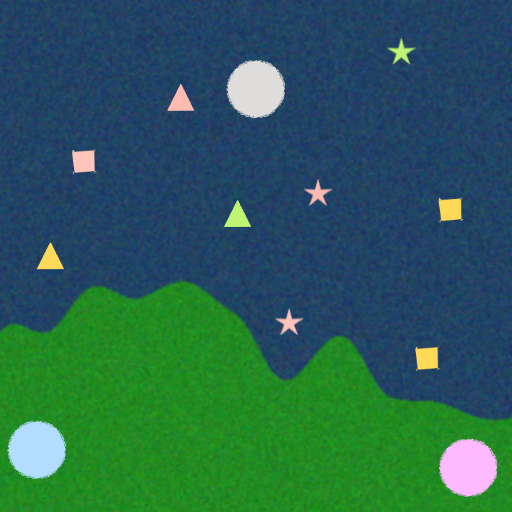
#> input picture task_images/8.png, 512 x 512 px
$ python -i main.py   (imports and definitions only)
#> lines starting #> are read from the running program, lines starting #| are printed output that depends on the picture; after the words box and inside, x2 and y2 are one past the last pixel; in counts of white or black regions, pixels touching at a corner belong together; long printed decimals are rounded
import cv2
import numpy as np
import math
import os
# [1 line not run here, left out]

def stackImages(scale,imgArray):
    """
    Helper function to stack images horizontally and vertically for debugging.
    Allows viewing the Original, Mask, and Canny output in one window.
    """
    rows = len(imgArray)
    cols = len(imgArray[0])
    rowsAvailable = isinstance(imgArray[0], list)
    width = imgArray[0][0].shape[1]
    height = imgArray[0][0].shape[0]
    if rowsAvailable:
        for x in range ( 0, rows):
            for y in range(0, cols):
                if imgArray[x][y].shape[:2] == imgArray[0][0].shape [:2]:
                    imgArray[x][y] = cv2.resize(imgArray[x][y], (0, 0), None, scale, scale)
                else:
                    imgArray[x][y] = cv2.resize(imgArray[x][y], (imgArray[0][0].shape[1], imgArray[0][0].shape[0]), None, scale, scale)
                if len(imgArray[x][y].shape) == 2: imgArray[x][y]= cv2.cvtColor( imgArray[x][y], cv2.COLOR_GRAY2BGR)
        imageBlank = np.zeros((height, width, 3), np.uint8)
        hor = [imageBlank]*rows
        hor_con = [imageBlank]*rows
        for x in range(0, rows):
            hor[x] = np.hstack(imgArray[x])
        ver = np.vstack(hor)
    else:
        for x in range(0, rows):
            if imgArray[x].shape[:2] == imgArray[0].shape[:2]:
                imgArray[x] = cv2.resize(imgArray[x], (0, 0), None, scale, scale)
            else:
                imgArray[x] = cv2.resize(imgArray[x], (imgArray[0].shape[1], imgArray[0].shape[0]), None,scale, scale)
            if len(imgArray[x].shape) == 2: imgArray[x] = cv2.cvtColor(imgArray[x], cv2.COLOR_GRAY2BGR)
        hor= np.hstack(imgArray)
        ver = hor
    return ver

def get_color_info(h, s, v):
    """
    Classifies the color of a shape based on HSV values and assigns a Priority Score.

    Args:
        h, s, v: Hue, Saturation, Value of the pixel.
    Returns:
        tuple: (ColorName, Score)
        - Red (Severe): Score 3
        - Yellow (Mild): Score 2
        - Green (Safe): Score 1
        - Camps (Pink/Blue/Grey): Score 0
    """

    #  Grey Camp Check
    if s < 40: return "Grey", 0


    # RED (Severe)
    if (h < 10 or h > 165):
        return "Red", 3 # Severe Status

    elif ( h > 125 ):
        return "Pink", 0  # Pink Camp

    # YELLOW (Mild)
    elif 20 < h < 35: return "Yellow", 2

    # GREEN (Safe)
    elif 35 < h < 85: return "Green", 1

    # BLUE (Camp)
    elif 90 < h < 115: return "Blue", 0

    return "Unknown", 0


#Function created for segmentation of land and sea by adding overlays on both the terrain
def segment_terrain(image_path):
    """
        Main pipeline to process the UAV image.
        Steps:
        1. Segment Land vs Ocean using HSV Masks.
        2. Detect Geometric Shapes (Survivors/Camps).
        3. Calculate Priority based on Shape and Color.
        4. Calculate Euclidean Distance between Survivors and Camps.
    """
#> called with image_path = 'task_images/8.png'

    img = cv2.imread(image_path)
#> img is the input picture: shape (512, 512, 3); mean B, G, R 84.6, 94.7, 41.2
    if img is None:
        print("Error: Could not load image. Check the path.")
        return

    hsv_img = cv2.cvtColor(img, cv2.COLOR_BGR2HSV)
#> hsv_img: shape (512, 512, 3); mean H, S, V 89.7, 174.5, 118

    #Min and max HSV values tuned for creating sea mask - made a hsv_Detector file for getting these values
    lower_blue = np.array([77, 124, 0])
    upper_blue = np.array([179, 255, 255])

    # Min and max HSV values tuned for creating Land mask - made a hsv_Detector file for getting these values
    lower_land = np.array([0, 0, 0])
    upper_land = np.array([71, 255, 169])

    #MASKS CREATED ACC TO OUR TUNED HSV VALUES FOR LAND AND SEA
    mask_ocean = cv2.inRange(hsv_img, lower_blue, upper_blue)
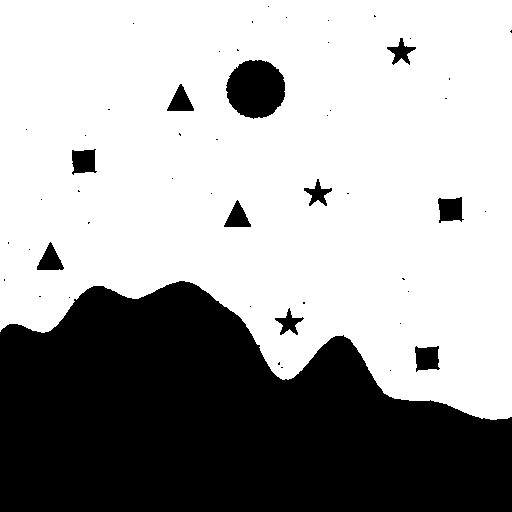
#> mask_ocean: shape (512, 512); 64.8% white; 51 black regions (40 under 20 px), largest, box (x1, y1, x2, y2) and area: (0, 281, 512, 512) 85839, (226, 60, 285, 119) 2696, (438, 197, 464, 223) 511
    mask_land = cv2.inRange(hsv_img, lower_land, upper_land)
#> mask_land: shape (512, 512); 30.7% white; 73 white regions (72 under 20 px), largest, box (x1, y1, x2, y2) and area: (0, 281, 512, 512) 80425

    #cleaning up the noise in the created mask so that unnessesary dots can be erased out

    kernel = np.ones((5, 5), np.uint8)

    #Smaller kernel for smaller black dots
    kernel2 = np.ones((2, 2), np.uint8)
    mask_ocean = cv2.morphologyEx(mask_ocean, cv2.MORPH_OPEN, kernel)
#> mask_ocean: shape (512, 512); 64.8% white; 51 black regions (40 under 20 px), largest, box (x1, y1, x2, y2) and area: (0, 281, 512, 512) 85857, (226, 60, 285, 119) 2710, (415, 346, 440, 372) 514
    mask_ocean = cv2.morphologyEx(mask_ocean, cv2.MORPH_CLOSE, kernel2)
#> mask_ocean: shape (512, 512); 65% white; 13 black regions (2 under 20 px), largest, box (x1, y1, x2, y2) and area: (0, 282, 512, 512) 85431, (227, 61, 286, 119) 2709, (416, 347, 440, 372) 511
    mask_land = cv2.morphologyEx(mask_land, cv2.MORPH_OPEN, kernel)
#> mask_land: shape (512, 512); 30.7% white; 1 white region, box (x1, y1, x2, y2) and area: (0, 282, 512, 512) 80360

    output_img = img.copy()
    #overlays
    output_img[mask_ocean > 0] = [255, 0, 0]  # Pure Blue overlay
    output_img[mask_land > 0] = [0, 255, 255]  # Yellow overlay

    #creating a small shade of orinigal image on the mask
    alpha = 0.6  # Transparency factor
    final_output = cv2.addWeighted(output_img, alpha, img, 1 - alpha, 0)

    imgStack = stackImages(0.5 , ([img , final_output], [mask_ocean , mask_land]))
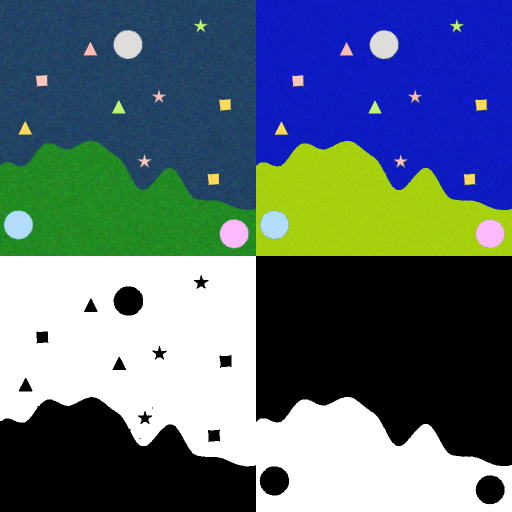
#> imgStack: shape (512, 512, 3); mean B, G, R 116.8, 107.2, 88.6

    cv2.imshow("Segmentation", imgStack)

    # Lists to store detected objects for distance calculation later
    camps = []
    casualties = []


    def getContours(img):

        """
        Extracts contours, classifies shapes, detects colors, and populates lists.
        """

        contours, hierarchy = cv2.findContours(img, cv2.RETR_EXTERNAL, cv2.CHAIN_APPROX_NONE)
        casualty_id_counter = 1

        for cnt in contours:
            area = cv2.contourArea(cnt)
            #print(area)

            # # Area Filter: Ignore tiny noise (<100) and huge terrain boundaries
            if 100 < area < 1550:
                cv2.drawContours(imgContour, cnt, -1, (255, 0, 0), 3)

                peri = cv2.arcLength(cnt, True)

                # Shape Approximation
                # peri is the perimeter. epsilon is the accuracy parameter.
                # Higher epsilon (0.05) ignores jagged pixel edges (noise).
                epsilon = 0.05 * peri
                approx = cv2.approxPolyDP(cnt, epsilon, True)
                #print(len(approx))

                objCor = len(approx)

                x, y, w, h = cv2.boundingRect(approx)

                objectType = "None"
                shape_score = 0

                # shape detection
                if objCor == 3:
                    objectType = "Triangle"
                    shape_score = 2

                elif objCor == 4:
                    objectType = "Square"
                    shape_score = 1

                #Use of Solidarity for detemining star and circles as edges detected for them were no constant and accurate
                elif objCor > 4:
                    # Calculate Solidity
                    hull = cv2.convexHull(cnt)
                    hull_area = cv2.contourArea(hull)

                    # Prevent division by zero
                    if hull_area == 0:
                        solidity = 0
                    else:
                        solidity = float(area) / hull_area

                    # A Circle is "fat" (High Solidity). A Star is "spiky" (Low Solidity).
                    if solidity > 0.90:
                        objectType = "Circle"
                    else:
                        objectType = "Star"
                        shape_score = 3


                #cv2.rectangle(imgContour, (x, y), (x + w, y + h), (0, 255, 0), 2)
                #cv2.putText(imgContour, objectType,(x + (w // 2) - 10, y + (h // 2) - 10), cv2.FONT_HERSHEY_COMPLEX, 0.7,
                            #(0, 0, 0), 2)

            elif 1550 < area < 10000:
                """
                Same code but for detection of circles as there size is bigger
                """

                cv2.drawContours(imgContour, cnt, -1, (255, 0, 0), 3)


                peri = cv2.arcLength(cnt, True)
                epsilon = 0.05 * peri
                approx = cv2.approxPolyDP(cnt, epsilon, True)
                #print(len(approx))

                objCor = len(approx)

                x, y, w, h = cv2.boundingRect(approx)

                objectType = "None"
                shape_score = 0

                hull = cv2.convexHull(cnt)
                hull_area = cv2.contourArea(hull)

                # Prevent division by zero
                if hull_area == 0:
                    solidity = 0
                else:
                    solidity = float(area) / hull_area

                # A Circle is "fat" (High Solidity). A Star is "spiky" (Low Solidity).
                if solidity > 0.90:
                    objectType = "Circle"
                else:
                    objectType = "Star"
                    shape_score = 3

            if objectType != "None":
                cX = x + w // 2
                cY = y + h // 2

                # We pick the pixel at the exact center
                pixel = hsv_img[cY, cX]
                hue, sat, val = pixel[0], pixel[1], pixel[2]

                # Getting Status from our get_color_info function
                color_name, color_score = get_color_info(hue, sat, val)

                if objectType == "Circle":
                    # Store it in the camps list
                    camps.append({
                        'color': color_name,  # Pink, Blue, or Grey
                        'center': (cX, cY)
                    })
                    # Draw Camp Label
                    cv2.putText(imgContour, f"{color_name} Camp", (x, y - 5), cv2.FONT_HERSHEY_COMPLEX, 0.5, (0, 0, 0),
                                1)

                    # IF IT IS A CASUALTY (Person)
                else:
                    priority = shape_score * color_score
                    # Store it in the casualties list
                    casualties.append({
                        'id': casualty_id_counter,
                        'type': objectType,
                        'status': color_name,
                        'priority': priority,
                        'center': (cX, cY),
                        'box': (x, y, w, h),  # Store box for drawing later
                        'distances': {}  # Empty dictionary to store distances later
                    })
                    casualty_id_counter += 1

                    # Label: "Star Red"
                    label = f"{objectType} {color_name}"
                    cv2.putText(imgContour, label, (x, y - 5),
                                cv2.FONT_HERSHEY_COMPLEX, 0.5, (0, 0, 0), 1)

            # Draw and Label
            cv2.rectangle(imgContour, (x, y), (x + w, y + h), (0, 255, 0), 2)
            total_priority = shape_score * color_score


            # Label: "P:9" (Only for casualties)
            if total_priority > 0:
                p_label = f"P:{total_priority}"
                cv2.putText(imgContour, p_label, (x, y + h + 15),
                            cv2.FONT_HERSHEY_COMPLEX, 0.6, (0, 0, 255), 2)


    imgContour = final_output.copy()
    shapeImg = final_output.copy()

    imgGray = cv2.cvtColor(img, cv2.COLOR_BGR2GRAY)
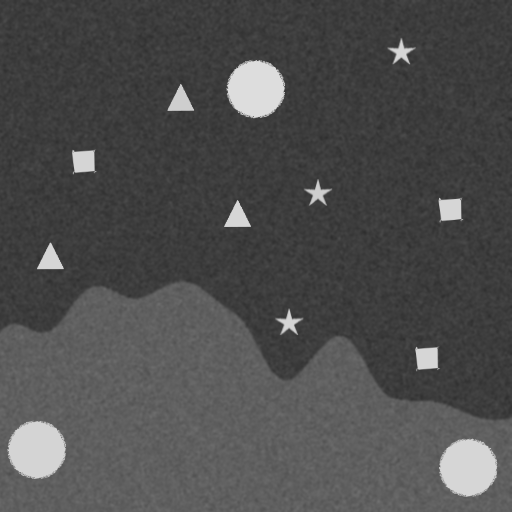
#> imgGray: shape (512, 512); min 45, max 221, mean 77.5
    #imgBlur = cv2.GaussianBlur(imgGray, (7, 7), 1)
    blurred = cv2.bilateralFilter(imgGray, 9, 75, 75)
    imgCanny = cv2.Canny(blurred,50, 100)
#> imgCanny: shape (512, 512); 0.56% white in thin lines or dots, all inside (x1, y1, x2, y2) = (8, 39, 497, 497)
    kernel = np.ones((3, 3), np.uint8)
    imgDial = cv2.dilate(imgCanny, kernel, iterations=1)
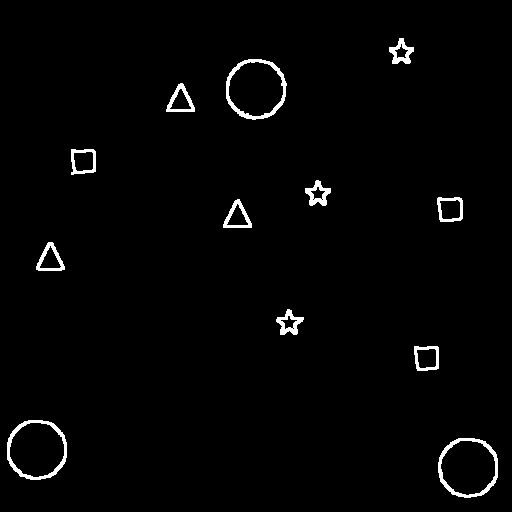
#> imgDial: shape (512, 512); 1.8% white; 12 white regions
    getContours(imgDial)
#> in getContours, `contours, hierarchy = cv2.findContours(img, cv2.RETR_EXTERNAL, cv2.CHA..`: contours = 12 contours; largest, box (x1, y1, x2, y2) and area: (226, 59, 287, 120) 2867, (7, 420, 67, 480) 2848, (438, 438, 498, 498) 2842, (437, 197, 463, 222) 546, (71, 149, 96, 175) 543
#> the loop in getContours, `for cnt in contours:` made 12 passes
#> (area, peri, epsilon, objCor, x, y, w, h) on passes 4, 8, 12: (356, 100.4, 5.02, 5, 276, 309, 28, 26), (351, 95.6, 4.78, 5, 305, 180, 26, 26), (341.5, 96.18, 4.81, 5, 389, 38, 25, 26)
#> (area, peri, epsilon, approx, objCor, x, y, w) on passes 3, 5, 6, 7, 9, 10: (532, 93.31, 4.67, [[414, 346], [417, 370], [438, 368], [437, 346]], 4, 414, 346, 25), (494, 96.77, 4.84, [[48, 242], [36, 269], [64, 269]], 3, 36, 242, 29), (478.5, 97.36, 4.87, [[239, 199], [223, 227], [251, 227]], 3, 223, 199, 29), (545.5, 93.56, 4.68, [[437, 198], [440, 221], [462, 218], [461, 198]], 4, 437, 198, 26), (543, 98.14, 4.91, [[71, 149], [71, 174], [95, 171], [93, 149]], 4, 71, 149, 25), (480.5, 97.36, 4.87, [[182, 83], [166, 111], [194, 111]], 3, 166, 83, 29)
#> after the loop in getContours, `for cnt in contours:`:
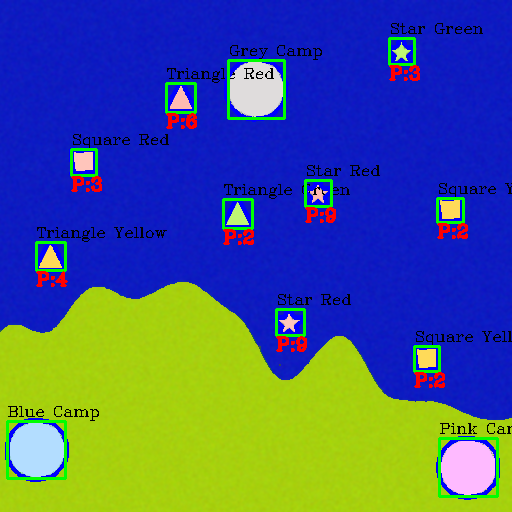
#> imgContour: shape (512, 512, 3); mean B, G, R 133.7, 90.5, 68
#> after the loop in getContours, `for cnt in contours:`: camps = 3 items; casualties = 9 items; casualty_id_counter = 10


    print("     IMAGE ANALYSIS    ", )

    print(" Found", len(camps), "Camps and", len(casualties), "Casualties")
#|  Found 3 Camps and 9 Casualties

    for person in casualties:
        p_center = person['center']

        for camp in camps:
            c_center = camp['center']
            c_name = camp['color']

            # EUCLIDEAN DISTANCE FORMULA
            # dist = sqrt( (x2-x1)^2 + (y2-y1)^2 )
            dist = math.sqrt((c_center[0] - p_center[0]) ** 2 + (c_center[1] - p_center[1]) ** 2)

            # Storing this distance inside the person's dictionary
            person['distances'][c_name] = int(dist)

        # Printing for Debugging
        print("Person", person['id'], "(", person['type'], ") P:", person['priority'], "Distances =", person['distances'])
#> this loop made 9 passes
#> p_center on passes 1 to 9: (426, 358), (290, 322), (50, 256), (237, 213), (450, 210), (318, 193), (83, 162), (180, 97), (401, 51)
#| Person 1 ( Square ) P: 2 Distances = {'Pink': 116, 'Blue': 400, 'Grey': 318}
#| Person 2 ( Star ) P: 9 Distances = {'Pink': 229, 'Blue': 283, 'Grey': 235}
#| Person 3 ( Triangle ) P: 4 Distances = {'Pink': 468, 'Blue': 193, 'Grey': 265}
#| Person 4 ( Triangle ) P: 2 Distances = {'Pink': 343, 'Blue': 309, 'Grey': 125}
#| Person 5 ( Square ) P: 2 Distances = {'Pink': 257, 'Blue': 478, 'Grey': 228}
#| Person 6 ( Star ) P: 9 Distances = {'Pink': 312, 'Blue': 380, 'Grey': 121}
#| Person 7 ( Square ) P: 3 Distances = {'Pink': 491, 'Blue': 290, 'Grey': 187}
#| Person 8 ( Triangle ) P: 6 Distances = {'Pink': 468, 'Blue': 380, 'Grey': 76}
#> (further printed lines are left out)

    '''
    for person in casualties:
        # Find the name of the closest camp just for visualization
        if person['distances']:
            closest_camp_color = min(person['distances'], key=person['distances'].get)

            # Find that camp's coordinates to draw a line
            for camp in camps:
                if camp['color'] == closest_camp_color:
                    start_pt = person['center']
                    end_pt = camp['center']
                    # Drawing a thin grey line to show we calculated it
                    cv2.line(imgContour, start_pt, end_pt, (150, 150, 150), 2)

    '''
    camp_capacities = {
        'Pink': 3,
        'Blue': 4,
        'Grey': 2
    }

    casualties.sort(key=lambda x: x['priority'], reverse=True)

    assigned_count = 0
    total_priority_rescued = 0

    for person in casualties:
        sorted_distances = sorted(person['distances'].items(), key=lambda x: x[1])

        person_assigned = False

        # This way we try to assign to the nearest camp first
        for camp_color, dist in sorted_distances:

            # Checking if this camp has space
            if camp_capacities.get(camp_color, 0) > 0:
                # ASSIGN IT TO THEM
                person['assigned_to'] = camp_color
                camp_capacities[camp_color] -= 1  # Decrease capacity
                person_assigned = True

                # Update metrics
                assigned_count += 1
                total_priority_rescued += person['priority']

                print("Success: Person", person['id'], "(", person['type'], ", P:", person['priority'], ") = Assigned to", camp_color, "Camp (Dist:", dist, ")")

                # Visuals: Draw line to the ASSIGNED camp
                target_camp = None
                for c in camps:
                    if c['color'] == camp_color:
                        target_camp = c
                cv2.line(imgContour, person['center'], target_camp['center'], (0, 255, 0), 2)

                break  # To stop checking other camps for this person

        if not person_assigned:
            print("Failure: Person", person['id'], "could not be assigned (All camps are full)")
            person['assigned_to'] = "None"
#> this loop made 9 passes
#> sorted_distances on passes 1 to 9: [('Pink', 229), ('Grey', 235), ('Blue', 283)], [('Grey', 121), ('Pink', 312), ('Blue', 380)], [('Grey', 76), ('Blue', 380), ('Pink', 468)], [('Blue', 193), ('Grey', 265), ('Pink', 468)], [('Grey', 187), ('Blue', 290), ('Pink', 491)], [('Grey', 149), ('Pink', 421), ('Blue', 540)], [('Pink', 116), ('Grey', 318), ('Blue', 400)], [('Grey', 125), ('Blue', 309), ('Pink', 343)], [('Grey', 228), ('Pink', 257), ('Blue', 478)]
#| Success: Person 2 ( Star , P: 9 ) = Assigned to Pink Camp (Dist: 229 )
#| Success: Person 6 ( Star , P: 9 ) = Assigned to Grey Camp (Dist: 121 )
#| Success: Person 8 ( Triangle , P: 6 ) = Assigned to Grey Camp (Dist: 76 )
#| Success: Person 3 ( Triangle , P: 4 ) = Assigned to Blue Camp (Dist: 193 )
#| Success: Person 7 ( Square , P: 3 ) = Assigned to Blue Camp (Dist: 290 )
#| Success: Person 9 ( Star , P: 3 ) = Assigned to Pink Camp (Dist: 421 )
#| Success: Person 1 ( Square , P: 2 ) = Assigned to Pink Camp (Dist: 116 )
#| Success: Person 4 ( Triangle , P: 2 ) = Assigned to Blue Camp (Dist: 309 )
#> (further printed lines are left out)
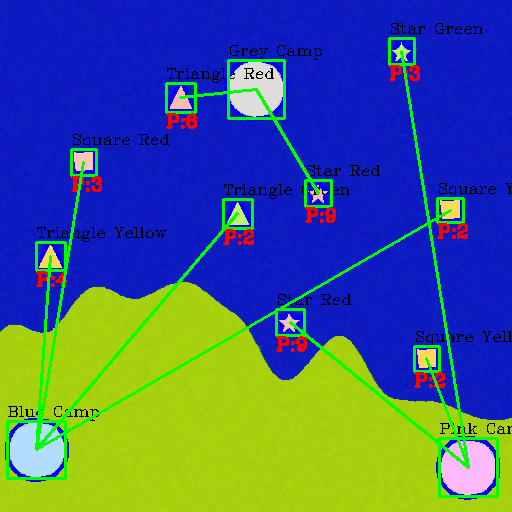
#> imgContour: shape (512, 512, 3); 2.43% of pixels changed, all inside (x1, y1, x2, y2) = (35, 50, 470, 469)
#> after the loop, assigned_count = 9; camp_capacities = {'Pink': 0, 'Blue': 0, 'Grey': 0}; total_priority_rescued = 40

    camp_counts = {"Blue": 0, "Pink": 0, "Grey": 0}

    for person in casualties:
        # Only count if they were actually assigned (not "None")
        assigned_camp = person.get('assigned_to')
        if assigned_camp in camp_counts:
            camp_counts[assigned_camp] += 1
#> this loop made 9 passes
#> after the loop, camp_counts = {'Blue': 4, 'Pink': 3, 'Grey': 2}

    print("\n--- CASUALTY COUNTS ---")
    print("Blue Camp:", camp_counts['Blue'])
#| Blue Camp: 4
    print("Pink Camp:", camp_counts['Pink'])
#| Pink Camp: 3
    print("Grey Camp:", camp_counts['Grey'])
#| Grey Camp: 2


    num_casualties = len(casualties)
#> num_casualties = 9
    if num_casualties > 0:
        rescue_ratio = total_priority_rescued / num_casualties
#> rescue_ratio = 4.44
    else:
        rescue_ratio = 0

    print("Total Priority Rescued:", total_priority_rescued)
#| Total Priority Rescued: 40
    print("Rescue Ratio (Pr):", rescue_ratio)
#| Rescue Ratio (Pr): 4.444


    imgStack = stackImages(0.8, ([img, imgGray, blurred],
                                 [imgCanny, imgContour, imgDial]))
#> call 2 of stackImages, with scale = 0.8
#> after the loop in stackImages (call 2), `for x in range(0, rows):`: hor = 2 items
#> in stackImages (call 2), `ver = np.vstack(hor)`:
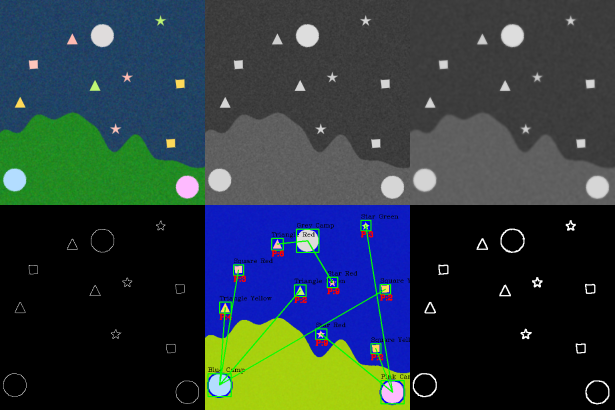
#> ver: shape (820, 1230, 3) (shown at 1/2 size); mean of channels 0, 1, 2 62.6, 58.2, 44.6; drawn as B, G, R
    cv2.imshow("Final Rescue Plan", imgStack)


    #imgBlank = np.zeros_like(img)


    '''
    cv2.imshow('Original', img)
    cv2.imshow('Ocean Mask', mask_ocean)
    cv2.imshow('Land Mask', mask_land)
    cv2.imshow('Segmented Overlay', final_output)'''

    #print("Press any key to close windows...")
    cv2.waitKey(500)
    cv2.destroyAllWindows()
    return rescue_ratio

#segment_terrain('task_images/9.png')

# [32 lines not run here, left out]

>>> result = segment_terrain('task_images/8.png')
#> result = 4.44
